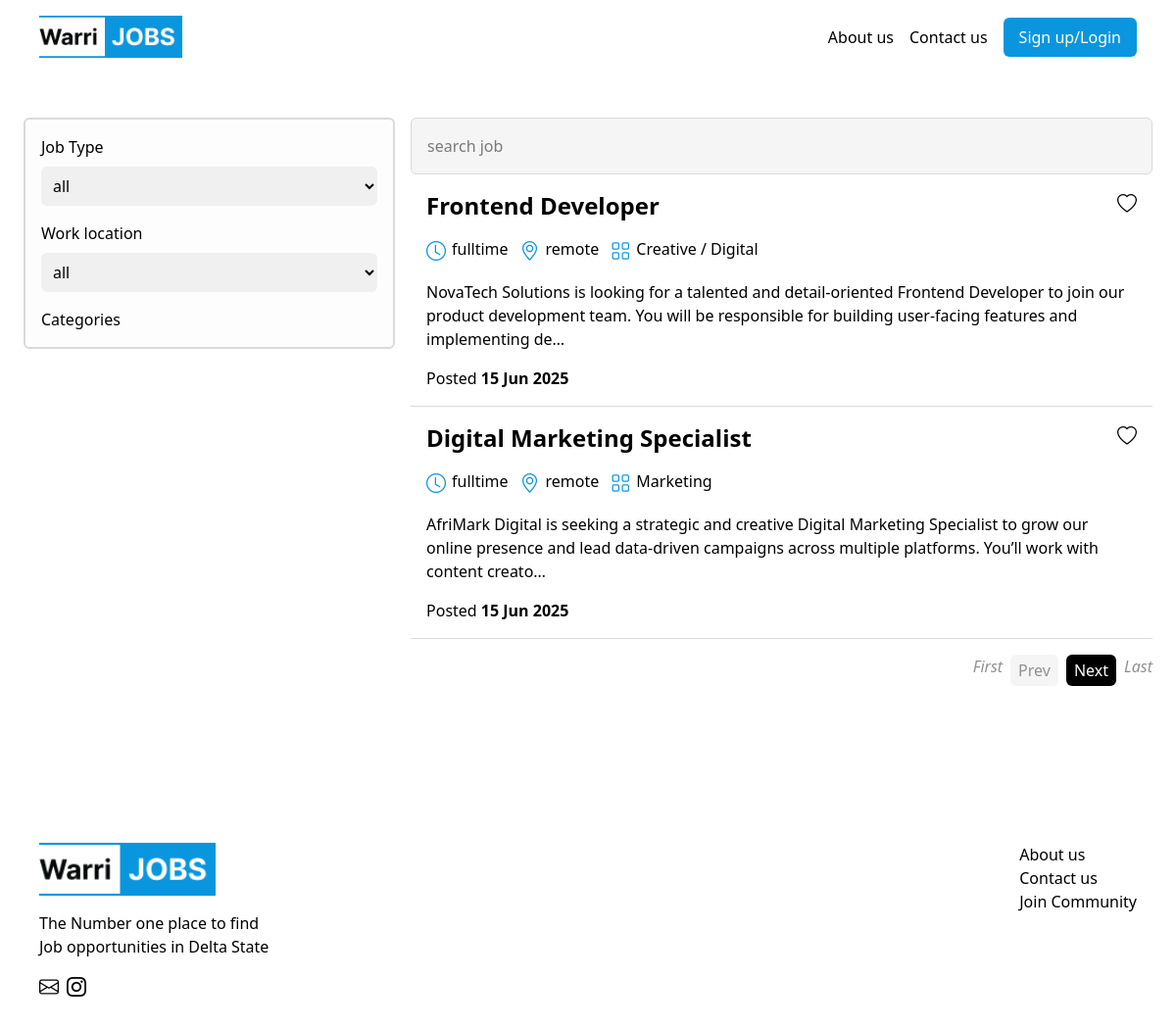
The page /jobslist/ on the database its author committed.
### jobs/models.py (models this page shows, shortened)
class JobsModel(models.Model):
    JOB_TYPE_CHOICES= {
        ('fulltime', 'Fulltime'),
        ('partime', 'Partime'),
    }
    WORK_LOCATION_CHOICES= {
        ('on-site', 'On-site'),
        ('remote', 'Remote'),
        ('hybrid', 'Hybrid'),
    }
    CATEGORY_CHOICES= {
        ('Customer Service', 'Customer Service'),
        ('Operations', 'Operations'),
        ('Marketing', 'Marketing'),
        ('Retail', 'Retail'),
        ('Administrative', 'Administrative'),
        ('Creative / Digital', 'Creative / Digital'),
    }
    title = models.CharField(max_length=200)
    description = models.TextField(max_length=1500)
    slug = AutoSlugField(populate_from='title', unique=True, blank=True, null=True, always_update=True)
    company_name = models.CharField(max_length=200)
    date_posted = models.DateTimeField(auto_now_add=True, null=True, blank=True)
    job_type = models.CharField( max_length=50, choices=JOB_TYPE_CHOICES )
    work_location = models.CharField( max_length=50, choices=WORK_LOCATION_CHOICES)
    categories = models.CharField( max_length=50,  choices=CATEGORY_CHOICES)
    core_tasks = models.TextField(max_length=1500)
    requirements = models.TextField(max_length=1500)
    nice_to_have = models.TextField(max_length=1500, null=True, blank=True)
    benefits = models.TextField(max_length=1500, null=True, blank=True)
    contact_info = models.CharField(max_length=1500)
    saved = models.ManyToManyField(RegularUSer, related_name='saved', blank=True )

### jobs/views.py (the view)
# urls.py: path('jobslist/', joblist, name='jobslist'),
def joblist(request):
    query = request.POST.get('search', '').strip()
    job_type = request.POST.get('job-type', 'all').strip()
    work_location = request.POST.get('work_location', 'all').strip()
    jobs = JobsModel.objects.all()
    if query:
        jobs = jobs.filter( Q(title__icontains=query) | Q(categories__contains=query) | Q(description__icontains=query) )
    if job_type != 'all':
        jobs = jobs.filter(job_type__icontains=job_type)
    if work_location != 'all':
        jobs = jobs.filter(work_location__icontains=work_location)
    p = Paginator(jobs, 2)
    page = request.POST.get('page')
    job_pages = p.get_page(page)
    context = {'jobs':job_pages,
               'job_pages':job_pages,
               }
    if request.headers.get('x-requested-with') == 'XMLHttpRequest':
            return render(request, "partials/job_list.html", context)
    return render(request, "search.html", context)

### jobs/templates/search.html (shortened to what this page needs)
{% extends 'index.html' %}
{% load static %}
{% block content %}
<div class="w-full flex justify-center pt-30  sm:pt-30 sm:pb-20 ">
    <div class="w-full
                sm:w-6xl">
        <div class="w-full flex justify-between flex-row gap-4">
            <div class=" hidden w-1/3 bg-[#FDFDFD] sm:flex flex-col h-fit gap-4 rounded-md border-[#DADADA] border-2 p-4
                                          ">
                 <form method="get" class="gap-4 flex flex-col" id="filter-form-2">
                    <div class="w-full flex flex-col gap-2">
                        <p> Job Type </p>
                        <select name="job-type" id="" class="w-full p-2 rounded-md bg-[#F0F0F0]">
                            <option value="all" selected>all</option>
                        </select>
                    </div>
                    <div class="w-full flex flex-col gap-2">
                        <p> Work location </p>
                        <select name="work_location" id="" class="w-full p-2 rounded-md bg-[#F0F0F0]">
                            <option value="all" selected>all</option>
                        </select>
                    </div>
                    <div class="w-full flex flex-col gap-2">
                        <p> Categories </p>
                    </div>
                 </form>
            </div>
            <div class="w-full sm:w-2/3">
                <form method="get" id="filter-form-1" class="pr-4 pl-4 md:p-0">
                    <input class="w-full p-4 border-1 border-[#DADADA] bg-[#F5F5F5] rounded-md " type="text" name="search" placeholder="search job">
                 </form>
                 <div class="w-full" id="results-container">
                    {% include 'partials/job_list.html' %}
                 </div>
            </div>
        </div>
    </div>
{% endblock %}

### jobs/templates/partials/job_list.html
{% for job in jobs %}
    <div class="w-full flex flex-col p-4 gap-4 border-b-1 border-[#DADADA]" >
            <div class="w-full flex justify-between">
                <h2 class="text-2xl font-bold text-black "> <a href="{% url 'job-detail' job.slug %}">  {{ job.title }} </a> </h2>
                <a href="{% url 'add_saved' job.id %}">
                {% if request.user in job.saved.all %}
                    <i class="bi bi-heart-fill text-xl text-[#0A96DE]"></i>
                {% else %}
                    <i class="bi bi-heart text-xl"></i>
                {% endif %}
                </a>
            </div>
            <div class="flex flex-row gap-3">
                <div class="flex flex-row gap-1.5"> <i class="bi bi-clock text-[#0A96DE] text-xl"></i> <p> {{ job.job_type }}</p> </div>
                <div class="flex flex-row gap-1.5"> <i class="bi bi-geo-alt text-[#0A96DE] text-xl"></i> <p>{{ job.work_location }}</p> </div>
                <div class="flex flex-row gap-1.5 "> <i class="bi bi-grid text-[#0A96DE] text-xl "></i> <p>{{ job.categories }}</p> </div>
            </div>
            <p>  {{ job.description|truncatechars:200 }} </p>
            <p> Posted <span class="font-semibold"> {{ job.date_posted|date:"d M Y" }} </span> </p>
    </div>
    {% empty %}
        <i class="bi bi-box-seam"></i>
        <p> They are no Jobs</p>
{% endfor %}
<div class="w-full flex flex-row justify-end pt-4 align-middle" >
    <div class="pagination flex flex-row gap-2">
        <a href="?page=1" class="text-[#8F9191] italic" > First</a>
    {% if job_pages.has_previous %}
        <a href="?page={{ job_pages.previous_page_number }}" class="pt-1 pb-1 pl-2 pr-2 bg-black text-white rounded-md text-1xl ">Prev</a>
        {% else %}
        <p class="pt-1 pb-1 pl-2 pr-2 bg-[#F5F5F5] text-[#8F9191] rounded-md text-1xl " > Prev</p>
    {% endif %}
    {% if job_pages.has_next %}
        <a href="?page={{ job_pages.next_page_number }}" class="pt-1 pb-1 pl-2 pr-2 bg-black text-white rounded-md text-1xl " >Next</a>
        {% else %}
        <p class="pt-1 pb-1 pl-2 pr-2 bg-[#F5F5F5] text-[#8F9191] rounded-md text-1xl " > Next </p>
    {% endif %}
        <a href="?page={{job_pages.paginator.num_pages}}" class="text-[#8F9191] italic" > Last</a>
    </div>
</div>
</div>

### rows shown on the page
JobsModel: title "Frontend Developer", job_type "fulltime", work_location "remote", categories "Creative / Digital", description "NovaTech Solutions is looking for a talented and detail-oriented Frontend Developer to join our product development team. You will be responsible for building user-facing features and implementing de…", date_posted "15 Jun 2025"
JobsModel: title "Digital Marketing Specialist", job_type "fulltime", work_location "remote", categories "Marketing", description "AfriMark Digital is seeking a strategic and creative Digital Marketing Specialist to grow our online presence and lead data-driven campaigns across multiple platforms. You’ll work with content creato…", date_posted "15 Jun 2025"
